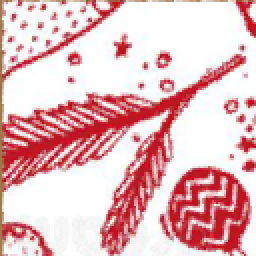
#> input picture project/data_project/old_train_solutions/train_solution_00/outlier_00_00.png, 128 x 128 px, given in place of train_06.png, which was not available (shown 2 times larger)
$ jupyter execute --allow-errors project_combine.ipynb   (older library calls are emulated)   (text cells are left out)
#> lines starting #> are read from the running program, lines starting #| are printed output that depends on the picture; after the words box and inside, x2 and y2 are one past the last pixel; in counts of white or black regions, pixels touching at a corner belong together; pictures that were not available may be replaced by others from this repository, and a replacement may not be noted
[cell 1]
import PIL.Image
import numpy as np
from typing import Union
from glob import glob
import os

[cell 2]
## load images
import os
from PIL import Image
from skimage.filters import try_all_threshold, threshold_otsu, threshold_triangle
import skimage.color as col
import numpy as np
import matplotlib.pyplot as plt
import cv2
import skimage.color as col

[cell 3]
def load_input_image(image_index ,  folder ="train" , path = "data_project"):

    filename = "train_{}.png".format(str(image_index).zfill(2))
    path_solution = os.path.join(path,folder , filename )

    im= Image.open(os.path.join(path,folder,filename)).convert('RGB')
    im = np.array(im)
    return im

def save_solution_puzzles(image_index , solved_puzzles, outliers  , folder ="train" , path = "data_project"  ,group_id = 0):

    path_solution = os.path.join(path,folder + "_solution_{}".format(str(group_id).zfill(2)))
    if not  os.path.isdir(path_solution):
        os.mkdir(path_solution)

    print(path_solution)
    for i, puzzle in enumerate(solved_puzzles):
        filename =os.path.join(path_solution, "solution_{}_{}.png".format(str(image_index).zfill(2), str(i).zfill(2)))
        Image.fromarray(puzzle).save(filename)

    for i , outlier in enumerate(outliers):
        filename =os.path.join(path_solution, "outlier_{}_{}.png".format(str(image_index).zfill(2), str(i).zfill(2)))
        Image.fromarray(outlier).save(filename)

[cell 4]
def rotate_image(image, angle, center):
  aa = int(180*angle/np.pi)

  if aa < -45:
    aa = 90+aa
  rot_mat = cv2.getRotationMatrix2D(center, aa , 1.0)
  result = cv2.warpAffine(image, rot_mat, image.shape[1::-1], flags=cv2.INTER_LINEAR)
  return result, rot_mat

def find_next_vertice(v,k):
  v0 = v[k,0,:].reshape(2,)
  i = k+1
  vt = v[i,0,:].reshape(2,)
  d= np.linalg.norm(vt-v0)
  while d < 90:
    i = i+1
    vt = v[i,0,:].reshape(2,)
    d= np.linalg.norm(vt-v0)
  return vt,i

[cell 5]
def segment(image , save = False):
    """
    param image: input image of the puzzle
    param save: if true saves the tiles as jpg files
    param tiles: a list containing all tiles each one 128*128*3 images
    """
    #Preprocessing
    r = image[:, :, 0]
    g = image[:, :, 1]
    b = image[:, :, 2]
    hsv_img = col.rgb2hsv(image)
    h = hsv_img[:, :, 0]
    s = hsv_img[:, :, 1]
    v = hsv_img[:, :, 2]
    gray = cv2.cvtColor(image, cv2.COLOR_BGR2GRAY)
    h1 = 255*h/h.max()
    s1 = 255*s/s.max()
    s1= s1.astype(np.uint8)
    h1= h1.astype(np.uint8)
    hue_enhanced =cv2.GaussianBlur(h1,(5,5),5)
    r_enhanced =cv2.bilateralFilter(r,9,75,75)
    g_enhanced =cv2.bilateralFilter(g,9,75,75)
    b_enhanced =cv2.bilateralFilter(b,9,75,75)
    s_enhanced =cv2.bilateralFilter(s1,9,75,75) # Enhancement is done by bilateral filter to preserve very sharp edges
    gray_enhanced = cv2.bilateralFilter(gray,9,75,75)
    #fig, ax = plt.subplots(figsize=(16, 12))
    #ax.imshow(h1, cmap=plt.cm.gray)
    #ax.axis('off')

    #Thresholding
    hue_th = cv2.adaptiveThreshold((hue_enhanced).astype(np.uint8),255,cv2.ADAPTIVE_THRESH_GAUSSIAN_C,cv2.THRESH_BINARY,11,2)
    r_th = cv2.adaptiveThreshold((r_enhanced).astype(np.uint8),255,cv2.ADAPTIVE_THRESH_GAUSSIAN_C,cv2.THRESH_BINARY,11,2)
    g_th = cv2.adaptiveThreshold((g_enhanced).astype(np.uint8),255,cv2.ADAPTIVE_THRESH_GAUSSIAN_C,cv2.THRESH_BINARY,11,2)
    b_th = cv2.adaptiveThreshold((b_enhanced).astype(np.uint8),255,cv2.ADAPTIVE_THRESH_GAUSSIAN_C,cv2.THRESH_BINARY,11,2)
    s_th = cv2.adaptiveThreshold((s_enhanced).astype(np.uint8),255,cv2.ADAPTIVE_THRESH_GAUSSIAN_C,cv2.THRESH_BINARY,11,2)
    gray_th = cv2.adaptiveThreshold((gray_enhanced).astype(np.uint8),255,cv2.ADAPTIVE_THRESH_GAUSSIAN_C,cv2.THRESH_BINARY,11,2)
    #th = (np.minimum(hue_th,gray_th)).astype(np.uint8)
    th = (np.minimum(gray_th,r_th)).astype(np.uint8) #finding the min of different thresholds to have all the details
    th = (np.minimum(th,g_th)).astype(np.uint8)
    th = (np.minimum(th,b_th)).astype(np.uint8)
    th = (np.minimum(th,s_th)).astype(np.uint8)
    #fig, ax = plt.subplots(figsize=(16, 12))
    #ax.imshow( th)
    #ax.axis('off')

    ##Morphology
    mask = cv2.morphologyEx(th,cv2.MORPH_CLOSE, np.ones((3,3))) #deleting small noises
    mask = cv2.morphologyEx(mask,cv2.MORPH_OPEN, np.ones((3,3))) #filling inside the tiles
    mask = 255-mask
    #fig, ax = plt.subplots(figsize=(16, 12))
    #ax.imshow(mask, cmap=plt.cm.gray)
    #ax.axis('off')

    ## Finding Tiles
    cnts = cv2.findContours((mask), cv2.RETR_EXTERNAL, cv2.CHAIN_APPROX_SIMPLE)
    cnts = cnts[0] if len(cnts) == 2 else cnts[1]
    margin = 40
    min_area = 10000
    max_area = 20000
    image_number = 0
    ROIS = []
    ROIcnts= []
    ROIms = []
    for c in cnts:
        area = cv2.contourArea(c)
        if area > min_area and area < max_area: # tile detection is based on the area of the contours
            x,y,w,h = cv2.boundingRect(c)
            ROIt = image[max(y-margin,0):min(y+h+margin,2000), max(x-margin,0):min(x+w+margin,2000)]
            ROImt = mask[max(y-margin,0):min(y+h+margin,2000), max(x-margin,0):min(x+w+margin,2000)]
            ROI =  cv2.copyMakeBorder(ROIt, 0, 0, 100, 100,cv2.BORDER_CONSTANT  , None, [0,0,0])
            ROIm = cv2.copyMakeBorder(ROImt, 0, 0, 100, 100,cv2.BORDER_CONSTANT , None, [0,0,0])
            ROIS.append(ROI)
            ROIms.append(ROIm)
            roi_cnts = cv2.findContours((ROIm), cv2.RETR_EXTERNAL, cv2.CHAIN_APPROX_SIMPLE)
            roi_cnts = roi_cnts[0] if len(roi_cnts) == 2 else roi_cnts[1]
            for cc in roi_cnts:
                aarea = cv2.contourArea(cc)
                if aarea > min_area and aarea < max_area:
                    ROIcnts.append(cc)
            #cv2.imwrite('ROI_{}.png'.format(image_number), ROI)
            image_number += 1

    ## rotating each tile
    tiles = []
    for i, roi in enumerate(ROIS):
        c = ROIcnts[i]
        roim = ROIms[i]

        vertices = cv2.approxPolyDP(c, 0.01*cv2.arcLength(c, True), True) # for each ROI we fit a rectangle and get the vertices
        v0 = vertices[0,0,:].reshape(2,)
        v1, k1 = find_next_vertice(vertices,0)
        v2, k2 = find_next_vertice(vertices,k1)
        v3, k3 = find_next_vertice(vertices,k2)
        v20 = v2[0].astype(int)
        v21 = v2[1].astype(int)
        x = vertices.min(0).reshape(2,)
        y = vertices.max(0).reshape(2,)
        t= ((x+y)/2).astype(int)
        if (v0[0]-v1[0]) == 0:
            angle = 0

        else:
            slope =  ((v0[1]-v1[1])/(v0[0]-v1[0]))
            angle  = np.arctan(slope)
        result, M = rotate_image(roi, angle, (int(t[0]),int(t[1])))

        # [4 lines of commented-out code are left out]
        if save:
            cv2.imwrite('TILE_{}.png'.format(i), result[t[1]-70:t[1]+70,t[0]-70:t[0]+70,:])
        tiles.append(result[t[1]-64:t[1]+64,t[0]-64:t[0]+64,:])
        # [4 lines of commented-out code are left out]

    return tiles

[cell 6]
import cv2
import numpy as np
from skimage.feature import local_binary_pattern

def extract_color_histogram(image):
    b_channel, g_channel, r_channel = cv2.split(image)

    b_hist = cv2.calcHist([b_channel], [0], None, [256], [0, 256])
    g_hist = cv2.calcHist([g_channel], [0], None, [256], [0, 256])
    r_hist = cv2.calcHist([r_channel], [0], None, [256], [0, 256])

    hist_features = np.concatenate((b_hist, g_hist, r_hist), axis=0).flatten()

    return hist_features

def extract_gabor_features(image, ksize, theta, lambd, sigma, gamma):
    gray_image = cv2.cvtColor(image, cv2.COLOR_BGR2GRAY)

    gabor_filter = cv2.getGaborKernel((ksize, ksize), sigma, theta, lambd, gamma)

    filtered_image = cv2.filter2D(gray_image, cv2.CV_8UC3, gabor_filter)

    # plt.imshow(filtered_image, cmap='gray')
    # plt.show()

    lbp = local_binary_pattern(filtered_image, 8, 1, method='uniform') # todo

    hist, _ = np.histogram(lbp.ravel(), bins=np.arange(0, 10), range=(0, 10))

    hist = hist.astype("float")
    hist /= (hist.sum() + 1e-7)

    return hist

[cell 7]
from sklearn.preprocessing import normalize
from sklearn.decomposition import PCA

def get_features(puzzle_pieces):
    ksizes = [5, 7, 9]
    thetas = np.linspace(0, np.pi, 10, endpoint=False)
    lambdas = range(5, 105, 5)
    sigmas = range(5, 50, 5)
    gammas = [0.5]

    all_features = []

    for puzzle_piece in puzzle_pieces:
        color_histogram = extract_color_histogram(puzzle_piece)

        gabor_features = []

        for ksize in ksizes:
            for theta in thetas:
                for lambd in lambdas:
                    for sigma in sigmas:
                        for gamma in gammas:
                            features = extract_gabor_features(puzzle_piece, ksize, theta, lambd, sigma, gamma)
                            gabor_features.append(features)

        gabor_features = np.concatenate(gabor_features, axis=0)

        # print("Color Histogram shape:", color_histogram.shape)
        # print("Gabor Features shape:", gabor_features.shape)

        features = np.concatenate((color_histogram, gabor_features), axis=0)
        all_features.append(features)

    all_features = normalize(all_features)

    pca = PCA(n_components=0.99)
    pca.fit(all_features)
    selected_features = pca.transform(all_features)

    return selected_features

[cell 8]
from sklearn.cluster import KMeans

def solve_and_export_puzzles_image(image_index , folder = "train" , path = "data_project"  , group_id = "00"):
    """
    Wrapper funciton to load image and save solution

    Parameters
    ----------
    image:
        index number of the dataset

    Returns
    """

      # open the image
    image_loaded = load_input_image(image_index , folder = folder , path = path)
    #print(image_loaded)
    tiles = segment(image_loaded,True)
    feats = get_features(tiles)


    pca = PCA(n_components=2)
    pca_features = pca.fit_transform(feats)

    kmeans_model = KMeans(n_clusters=4, n_init=10) # TODO estimate number or clusters
    kmeans_labels = kmeans_model.fit_predict(feats)
    print(kmeans_labels)

    plt.scatter(pca_features[:, 0], pca_features[:, 1], c=kmeans_labels)
    plt.xlabel('Principal Component 1')
    plt.ylabel('Principal Component 2')
    plt.title('PCA Projection with K-means Labels')
    plt.show()

    ## call functions to solve image_loaded
    solved_puzzles = [ (np.random.rand(512,512,3)*255).astype(np.uint8)  for i in range(2) ]
    outlier_images = [ (np.random.rand(128,128,3)*255).astype(np.uint8) for i in range(3)]

    save_solution_puzzles (image_index , solved_puzzles , outlier_images , folder = folder ,group_id =group_id)


    return image_loaded , solved_puzzles , outlier_images

#> (the rest of this cell did not finish here and is left out)

#> in load_input_image, im is the input picture: PIL image 128x128 RGB; mean R, G, B 230.7, 187.6, 190.7
#> in segment, `hsv_img = col.rgb2hsv(image)`: hsv_img: shape (128, 128, 3) float64; mean of channels 0, 1, 2 0.513, 0.237, 0.91
#> in segment, `h = hsv_img[:, :, 0]`:
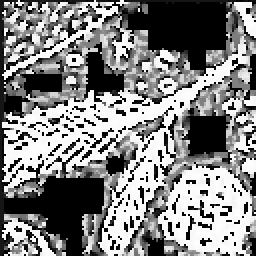
#> h: shape (128, 128) float64 (shown 2 times larger); min 0, max 0.999, mean 0.513
#> in segment, `hue_enhanced =cv2.GaussianBlur(h1,(5,5),5)`:
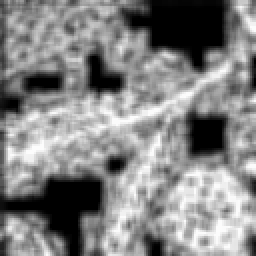
#> hue_enhanced: shape (128, 128) (shown 2 times larger); min 0, max 252, mean 131.2
#> in segment, `r_enhanced =cv2.bilateralFilter(r,9,75,75)`:
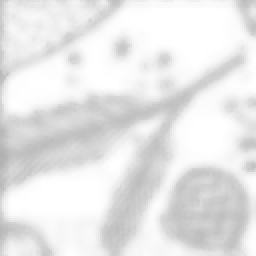
#> r_enhanced: shape (128, 128) (shown 2 times larger); min 176, max 255, mean 231.2
#> in segment, `b_enhanced =cv2.bilateralFilter(b,9,75,75)`:
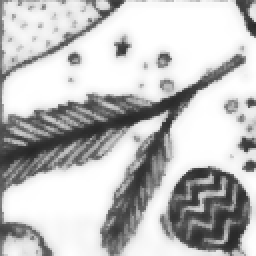
#> b_enhanced: shape (128, 128) (shown 2 times larger); min 38, max 255, mean 191.7
#> in segment, `s_enhanced =cv2.bilateralFilter(s1,9,75,75)`:
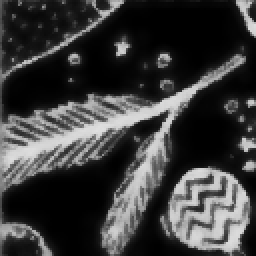
#> s_enhanced: shape (128, 128) (shown 2 times larger); min 0, max 223, mean 59.1
#> in segment, `hue_th = cv2.adaptiveThreshold((hue_enhanced).astype(np.uint8),255,cv2..`:
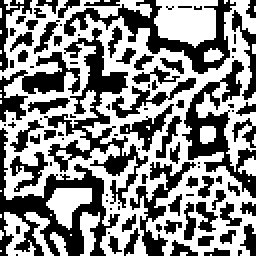
#> hue_th: shape (128, 128) (shown 2 times larger); 53.7% white; 96 black regions (47 under 20 px), largest, box (x1, y1, x2, y2) and area: (0, 64, 60, 128) 1180, (22, 14, 74, 104) 1063, (32, 0, 118, 37) 808
#> in segment, `r_th = cv2.adaptiveThreshold((r_enhanced).astype(np.uint8),255,cv2.ADA..`: r_th: shape (128, 128); 75.6% white; 87 black regions (63 under 20 px), largest, box (x1, y1, x2, y2) and area: (50, 22, 123, 128) 1084, (80, 83, 125, 127) 654, (0, 75, 54, 128) 417
#> in segment, `g_th = cv2.adaptiveThreshold((g_enhanced).astype(np.uint8),255,cv2.ADA..`: g_th: shape (128, 128); 71.4% white; 53 black regions (41 under 20 px), largest, box (x1, y1, x2, y2) and area: (0, 0, 123, 128) 2922, (80, 83, 126, 128) 1025, (118, 0, 128, 19) 88
#> in segment, `b_th = cv2.adaptiveThreshold((b_enhanced).astype(np.uint8),255,cv2.ADA..`: b_th: shape (128, 128); 71.2% white; 53 black regions (41 under 20 px), largest, box (x1, y1, x2, y2) and area: (0, 0, 123, 128) 3006, (80, 83, 126, 128) 1029, (118, 0, 128, 19) 87
#> in segment, `s_th = cv2.adaptiveThreshold((s_enhanced).astype(np.uint8),255,cv2.ADA..`:
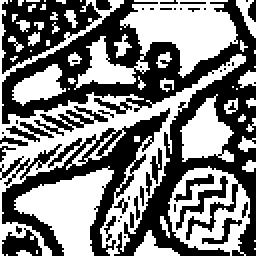
#> s_th: shape (128, 128) (shown 2 times larger); 49.9% white; 54 white regions (33 under 20 px), largest, box (x1, y1, x2, y2) and area: (0, 0, 123, 128) 2793, (37, 0, 119, 45) 1632, (7, 83, 57, 128) 1130
#> in segment, `gray_th = cv2.adaptiveThreshold((gray_enhanced).astype(np.uint8),255,c..`:
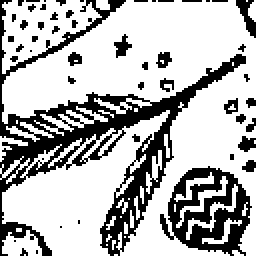
#> gray_th: shape (128, 128) (shown 2 times larger); 71.3% white; 51 black regions (40 under 20 px), largest, box (x1, y1, x2, y2) and area: (0, 0, 123, 128) 2999, (80, 83, 126, 128) 1033, (118, 0, 128, 19) 87
#> in segment, `th = (np.minimum(gray_th,r_th)).astype(np.uint8)`: th: shape (128, 128); 68% white; 48 black regions (32 under 20 px), largest, box (x1, y1, x2, y2) and area: (0, 0, 123, 128) 3330, (80, 83, 126, 128) 1114, (118, 0, 128, 19) 91
#> in segment, `th = (np.minimum(th,g_th)).astype(np.uint8)`: th: shape (128, 128); 67.7% white; 46 black regions (30 under 20 px), largest, box (x1, y1, x2, y2) and area: (0, 0, 123, 128) 3370, (80, 83, 126, 128) 1118, (118, 0, 128, 19) 92
#> in segment, `th = (np.minimum(th,b_th)).astype(np.uint8)`: th: shape (128, 128); 67.5% white; 47 black regions (31 under 20 px), largest, box (x1, y1, x2, y2) and area: (0, 0, 123, 128) 3382, (80, 83, 126, 128) 1121, (118, 0, 128, 19) 92
#> in segment, `th = (np.minimum(th,s_th)).astype(np.uint8)`: th: shape (128, 128); 23% white; 38 white regions (31 under 20 px), largest, box (x1, y1, x2, y2) and area: (37, 0, 119, 45) 1571, (7, 83, 57, 128) 1117, (90, 47, 117, 81) 520
#> in segment, `mask = cv2.morphologyEx(th,cv2.MORPH_CLOSE, np.ones((3,3)))`: mask: shape (128, 128); 24.1% white; 24 white regions (18 under 20 px), largest, box (x1, y1, x2, y2) and area: (6, 0, 122, 53) 1994, (7, 83, 57, 128) 1142, (90, 47, 117, 81) 531, (67, 115, 90, 128) 132, (116, 33, 128, 45) 66, (14, 14, 20, 23) 36
#> in segment, `mask = cv2.morphologyEx(mask,cv2.MORPH_OPEN, np.ones((3,3)))`:
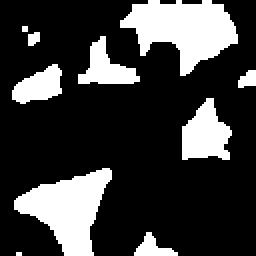
#> mask: shape (128, 128) (shown 2 times larger); 23.5% white; 10 white regions (2 under 20 px), largest, box (x1, y1, x2, y2) and area: (60, 0, 119, 38) 1281, (7, 84, 56, 128) 1139, (91, 49, 116, 80) 519
#> in segment, `mask = 255-mask`: mask: shape (128, 128); 76.5% white; 10 black regions (2 under 20 px)
#> in segment, `cnts = cv2.findContours((mask), cv2.RETR_EXTERNAL, cv2.CHAIN_APPROX_SI..`: cnts = 3 contours, 2 with area under 20; largest, box (x1, y1, x2, y2) and area: (0, 0, 128, 128) 13356
#> the loop in segment, `for c in cnts:` made 3 passes
#> (area, x, y, w, h, image_number) on pass 3: (13356, 0, 0, 128, 128, 1)
#> pass 3, in segment, `ROIm = cv2.copyMakeBorder(ROImt, 0, 0, 100, 100,cv2.BORDER_CONSTANT , ..`:
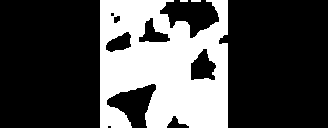
#> ROIm: shape (128, 328); 29.9% white; 3 white regions (1 under 20 px)
#> after the loop in segment, `for c in cnts:`: ROIS = 1 item; ROIcnts = 1 contour; box (x1, y1, x2, y2) and area: (100, 0, 228, 128) 13356; ROIms = 1 item; image_number = 1
#> the loop in segment, `for i, roi in enumerate(ROIS):` made 1 pass
#> (v1, k1, k2, v3, k3) on pass 1: ([100, 127], 1, 8, [227, 0], 11)
#> after the loop in segment, `for i, roi in enumerate(ROIS):`: tiles = [empty array]
#> the loop in get_features, `for puzzle_piece in puzzle_pieces:` made 1 pass
#> after the loop in get_features, `for puzzle_piece in puzzle_pieces:`: all_features = []

[cell 9]
group_id = 0
# Evaluate all images
games_id = [6,10]  # to evaluate  three images

#> (the rest of this cell did not finish here and is left out)

#> the loop in segment (call 2), `for c in cnts:` made 3 passes
#> the loop in segment (call 2), `for i, roi in enumerate(ROIS):` made 1 pass
#> the loop in get_features (call 2), `for puzzle_piece in puzzle_pieces:` made 1 pass

$ run again, on project/data_project/old_train_solutions/train_solution_01/outlier_01_02.png
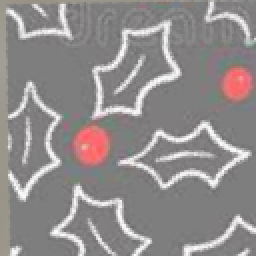
#> input picture project/data_project/old_train_solutions/train_solution_01/outlier_01_02.png, 128 x 128 px, given in place of train_06.png, which was not available (shown 2 times larger)
#> in load_input_image, im is the input picture: PIL image 128x128 RGB; mean R, G, B 144.7, 139.9, 139.9
#> hsv_img: shape (128, 128, 3) float64; mean of channels 0, 1, 2 0.436, 0.0352, 0.569
#> hue_th: shape (128, 128); 62.8% white; 50 black regions (29 under 20 px), largest, box (x1, y1, x2, y2) and area: (0, 0, 128, 128) 3432, (64, 56, 128, 128) 873, (31, 51, 70, 93) 437
#> r_th: shape (128, 128); 54.3% white; 28 black regions (14 under 20 px), largest, box (x1, y1, x2, y2) and area: (0, 3, 128, 128) 3237, (50, 15, 86, 54) 617, (2, 8, 38, 61) 549
#> g_th: shape (128, 128); 58.1% white; 38 black regions (24 under 20 px), largest, box (x1, y1, x2, y2) and area: (41, 4, 128, 100) 1735, (0, 8, 38, 128) 1052, (50, 15, 86, 54) 617
#> b_th: shape (128, 128); 58.3% white; 38 black regions (22 under 20 px), largest, box (x1, y1, x2, y2) and area: (39, 0, 128, 100) 1780, (0, 7, 41, 106) 910, (50, 15, 86, 54) 617
#> s_th: shape (128, 128); 87.4% white; 27 black regions (18 under 20 px), largest, box (x1, y1, x2, y2) and area: (26, 51, 63, 95) 688, (3, 3, 45, 128) 585, (103, 26, 128, 61) 390
#> gray_th: shape (128, 128); 58.9% white; 29 black regions (15 under 20 px), largest, box (x1, y1, x2, y2) and area: (41, 4, 128, 100) 1759, (0, 8, 38, 110) 915, (50, 15, 86, 54) 616
#> in segment, `mask = cv2.morphologyEx(mask,cv2.MORPH_OPEN, np.ones((3,3)))`:
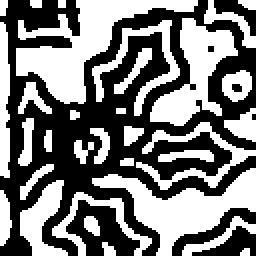
#> mask: shape (128, 128) (shown 2 times larger); 48.5% white; 32 white regions (3 under 20 px), largest, box (x1, y1, x2, y2) and area: (8, 0, 99, 52) 1617, (46, 84, 128, 128) 1321, (75, 9, 119, 63) 1003
#> cnts = 6 contours, 1 with area under 20; largest, box (x1, y1, x2, y2) and area: (0, 0, 128, 128) 9206, (33, 100, 70, 128) 526, (86, 104, 128, 128) 213, (96, 113, 128, 128) 189, (107, 0, 128, 18) 119
#> the loop in segment, `for c in cnts:` made 6 passes
#> area on passes 1, 2, 3, 5, 6: 189, 213, 525.5, 119, 9205.5
#> after the loop in segment, `for c in cnts:`: ROIS = []; image_number = 0
#> after the loop in segment, `for i, roi in enumerate(ROIS):`: tiles = []
#> the loop in segment (call 2), `for c in cnts:` made 6 passes
